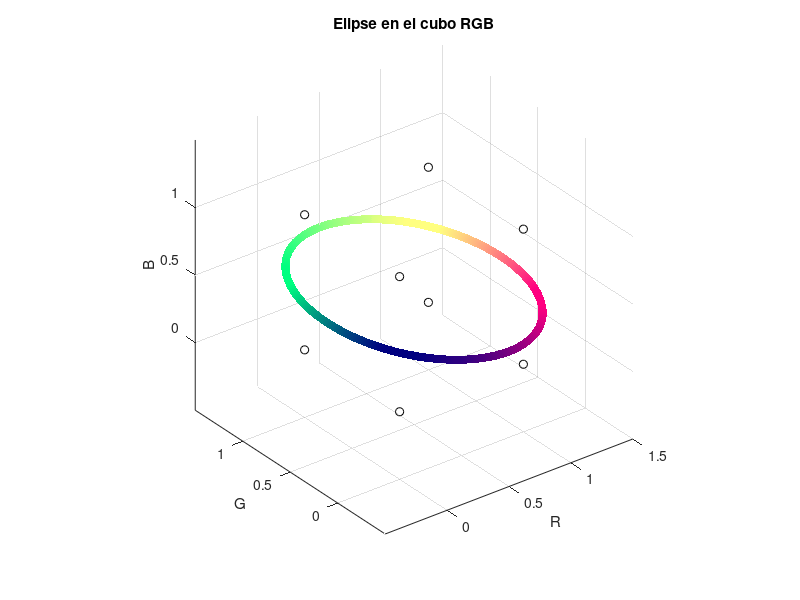

Write the MATLAB code that produced this figure.
% E L I P S E   E N   E L   C U B O   R G B

% Definimos los valores de la parametrización de la elipse:

c = [0.5, 0.5, 0.5]; % Centro de la elipse
theta = linspace(0, 2*pi, 1000); % Parámetro t
a = 0.7; m = 1; % Semiejes mayor y menor, respectivamente
% Que sus valores sean menores a 1 para poder visualizarlos dentro del cubo


% Parametrización:
x = a * cos(theta); % Coordenadas x de la elipse
y = m * sin(theta); % Coordenadas y de la elipse
z = zeros(size(theta)); %Coordenada z de la elipse
elipse = [x; y; z];

% Definimos una matriz de rotación:
phi = pi/4;  % Ángulo de rotación (en radianes)

% Matriz de rotación alrededor del eje X
Rx = [0.5 0 0;
      0 cos(phi) -sin(phi);
      0 sin(phi) cos(phi)];


% Aplicamos la rotación a la elipse:
%elp_rot = Rx * elipse;

% Movemos el centro de la elipse:
%elp_rot = elipse + c';

r = x + c(1);
g = y + c(2);
b = z + c(3);

%-------G R A F I C O
% Cada coordenada corresponderá a un color de las coordenadas del cubo:
%colores = [elp_rot(1)', elp_rot(2)', elp_rot(3)']; % La ' hace la transpuesta para tener 
% vectores columnas, pues así los requiere la función scatter

colores = [r', g', b'] ;

% Normalizar colores entre 0 y 1
%colores = elp_rot';  % Transpuesta para tener 10 filas (una por punto)
colores = max(min(colores, 1), 0);  % Asegura que estén en [0,1]

% Ahora, definimos el cubo RGB:
[Xc, Yc, Zc] = meshgrid([0 1], [0 1], [0 1]);
plot3(Xc(:), Yc(:), Zc(:), 'ko') % La opción 'ko' indica:
% Grafica los puntos como círculos negros sin líneas que los conecten.

hold on % Necesario para graficar más de una función en la misma gráfica

%Agregamos la elipse:
%scatter3(elp_rot(1), elp_rot(2), elp_rot(3), 36, colores, "filled")
scatter3(r, g, b, 36, colores, "filled")

%Ajustes de la gráfica:
xlabel('R'), ylabel('G'), zlabel('B')
title('Elipse en el cubo RGB')
grid on
axis equal
view(3)
